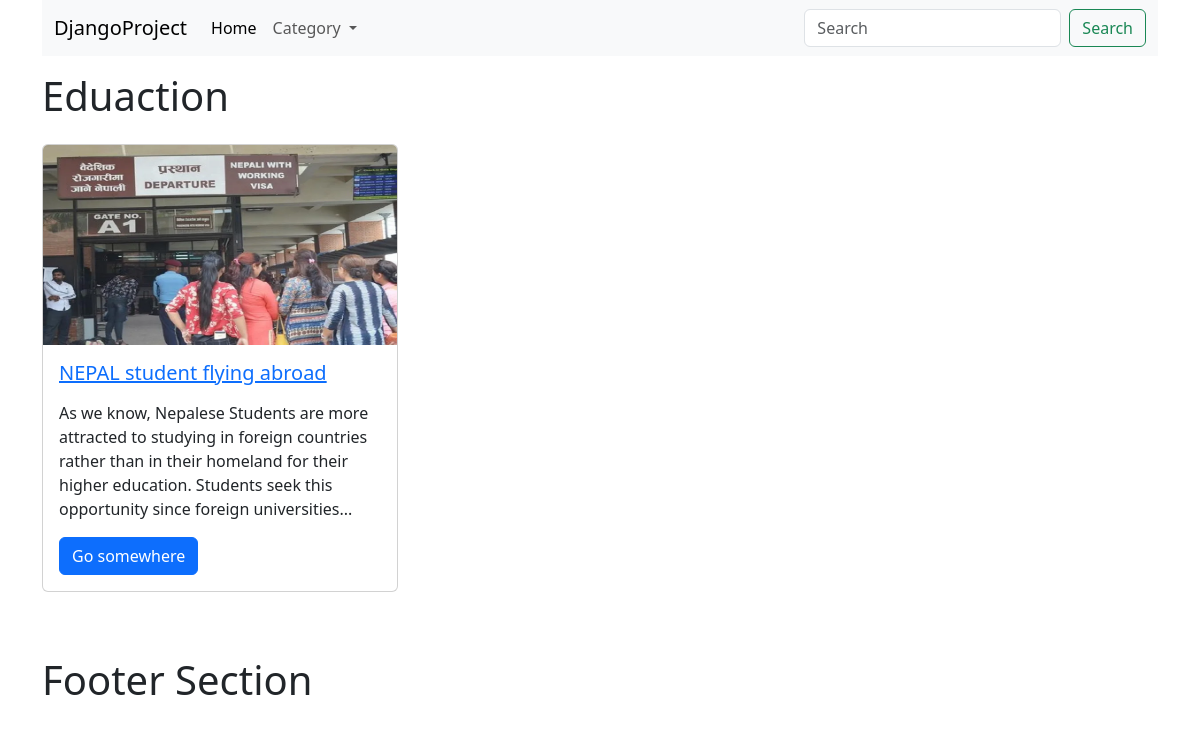
/category/eduaction, run on the app's committed database.
### blog/models.py (models this page shows, shortened)
class Category(models.Model):
    name = models.CharField(max_length=100,unique=True)
    slug = models.SlugField(max_length=100,unique=True)
    order = models.IntegerField(default=0)
    image = models.ImageField(upload_to='category',blank=True)
    description = RichTextField(blank=True,null=True)

class News(models.Model):
    category = models.ForeignKey(Category,on_delete=models.CASCADE)
    created_at = models.DateTimeField(auto_now_add=True)
    updated_at = models.DateTimeField(auto_now=True)
    title = models.CharField(max_length=100,unique=True)
    slug = models.SlugField(max_length=100,unique=True)
    image = models.ImageField(upload_to='news',blank=True)
    description = RichTextField(blank=True,null=True)
    page_views = models.IntegerField(default=0)
    is_banner =  models.IntegerField(default=0)
    class Meta:
        verbose_name_plural = 'News'
    def limit_description(self):
        return self.description[:200] + '...'

### blog/views.py (the view)
# urls.py: path('category/<slug>',views.category_news,name='category'),
def category_news(request,slug):
    data={
        'catData': Category.objects.get(slug=slug),
        'newsData': News.objects.filter(category__slug=slug)
    }
    return render(request,'category.html',data)

### blog/helper.py (called while the page is built)
def global_data(request):
    data={
        'categoryData':Category.objects.all()
    }
    return data

### blog/templates/category.html (shortened to what this page needs)
{% extends 'layouts.html' %}
{% block content %}
{% load static %}
<div class="row">
    <div class="col-md-12 mt-3">
        <h1>{{catData.name}}</h1>
    </div>
</div>
{% if newsData %}
<div class="row mt-3">
    {% for news in newsData%}
      <div class="col-md-4 mb-3">
          <div class="card">
            {% if news.image %}
              <img src="{{news.image.url}}" height="200" class="card-img-top" alt="...">
            {% endif %}
              <div class="card-body">
                <h5 class="card-title"><a href="{% url 'news' news.slug %}">{{news.title}}</a></h5>
                <p class="card-text">
                  {{news.limit_description | safe}}
                </p>
                <a href="{% url 'news' news.slug %}" class="btn btn-primary">Go somewhere</a>
              </div>
            </div>
      </div>
      {% endfor %}
  </div>
{% else %}
<div class="row mt-3 mb-3">
    <h3 style="color:red;">There is no news</h1>
        <hr>
        <a href="{% url 'index' %}" class="btn btn-primary">Goto home page</a>
</div>
{% endif %}
{% endblock %}

### data on the page
Category: name "Eduaction"
News: image (picture), title "NEPAL student flying abroad", limit_description "As we know, Nepalese Students are more attracted to studying in foreign countries rather than in their homeland for their higher education. Students seek this opportunity since foreign universities..."
